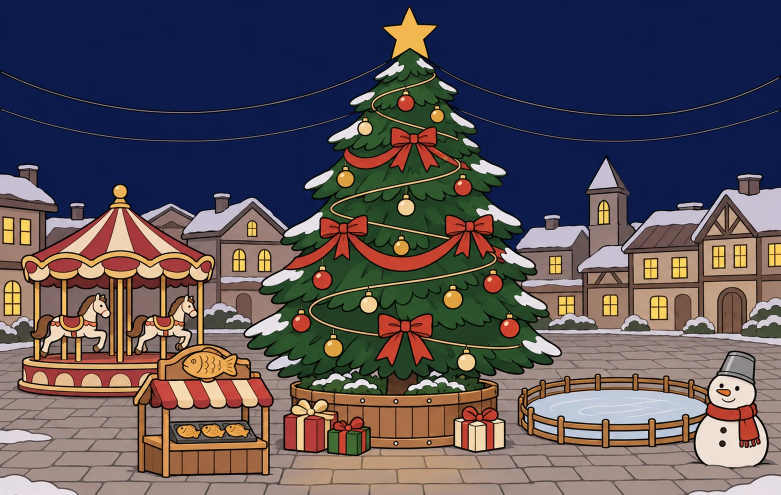
#> input picture web/plaza/xmas-night.webp, 1561 x 989 px, given in place of xmas-night-source-v2.png, which was not available (shown at 1/2 size)
$ python cut_plaza_sky.py
#> lines starting #> are read from the running program, lines starting #| are printed output that depends on the picture
#!/usr/bin/env python3
"""크리스마스 광장 풍경화(web/plaza/xmas-night.webp)의 하늘을 투명하게 뺀다. tasks/xmas-plaza-art.md 메모.

원본 assets/plaza/xmas-night-source-v2.png(1536×1024)에서 다시 만든다(웹 그림을 다시 읽으면 손실 압축이 겹친다):
가로 1561·세로 998로 줄이고, 위에 하늘 30px를 덧대고(맨 위 8줄 평균색), 아래 39px를 잘라 1561×989.

하늘 고르기: 하늘은 거의 한 색(남색 #0D1C49 근처)이라 위에서부터 채우지 않고 색으로 고른다 —
전구 줄 아래·건물 사이에 갇힌 하늘도 같이 빠진다. 하늘색과의 거리(RGB 유클리드)가
LO 이하면 투명, HI 이상이면 불투명, 그 사이는 부드럽게. 반투명 가장자리는 하늘색을 빼서
앞 색만 남긴다(어두운 하늘 테두리가 남지 않게). y 700 아래(땅·소품)는 건드리지 않는다.

쓰는 법:  python3 tools/cut_plaza_sky.py   (고양시 폴더에서) → web/plaza/xmas-night.webp
"""
import os
from PIL import Image

ROOT = os.path.join(os.path.dirname(os.path.abspath(__file__)), '..')
SRC = os.path.join(ROOT, 'assets', 'plaza', 'xmas-night-source-v2.png')
OUT = os.path.join(ROOT, 'web', 'plaza', 'xmas-night.webp')
W, H, SCALED_H, PAD_TOP = 1561, 989, 998, 30
SKY = (13, 28, 73)   # 원본 하늘 최빈색
LO, HI = 8, 40       # 하늘색과의 거리: LO 이하 투명, HI 이상 불투명
KEEP_Y = 700         # 이 줄부터 아래는 그대로


def landscape():
    src = Image.open(SRC).convert('RGB')
#> src is the input picture: PIL image 1561x989 RGB; mean R, G, B 89.7, 81.7, 87.5
    top = src.crop((0, 0, src.width, 8)).resize((1, 1), Image.BOX).getpixel((0, 0))
#> top = (12, 27, 76)
    scaled = src.resize((W, SCALED_H), Image.LANCZOS)
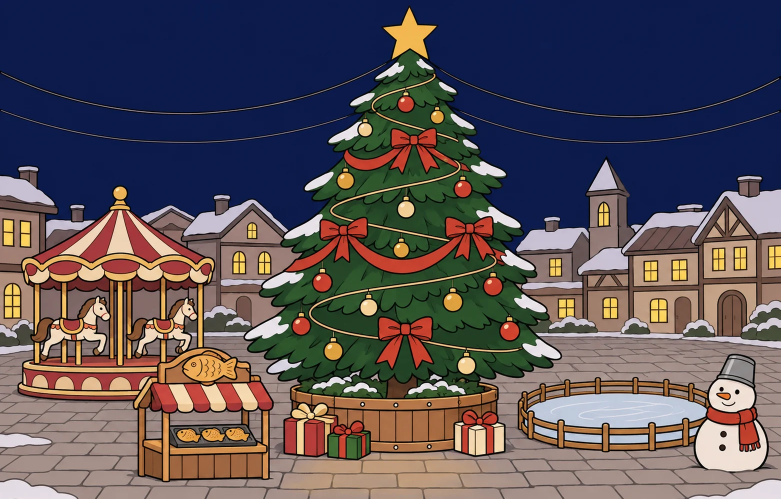
#> scaled: PIL image 1561x998 RGB (shown at 1/2 size); mean R, G, B 89.7, 81.7, 87.6
    im = Image.new('RGB', (W, H), top)
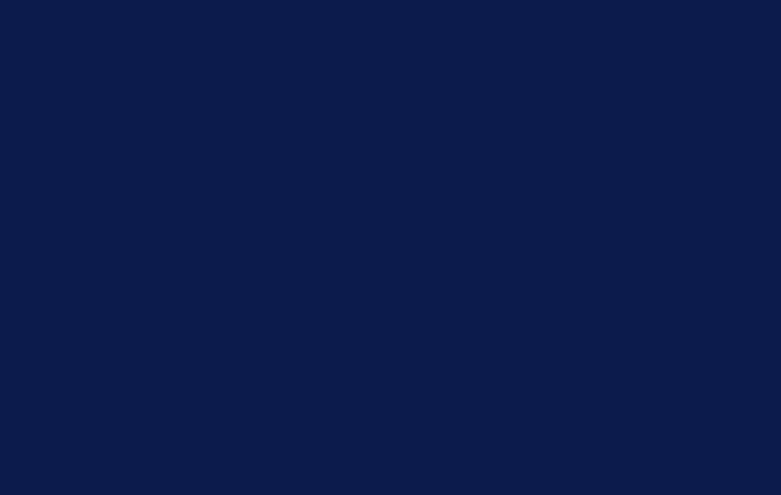
#> im: PIL image 1561x989 RGB (shown at 1/2 size); mean R, G, B 12, 27, 76
    im.paste(scaled.crop((0, 0, W, H - PAD_TOP)), (0, PAD_TOP))
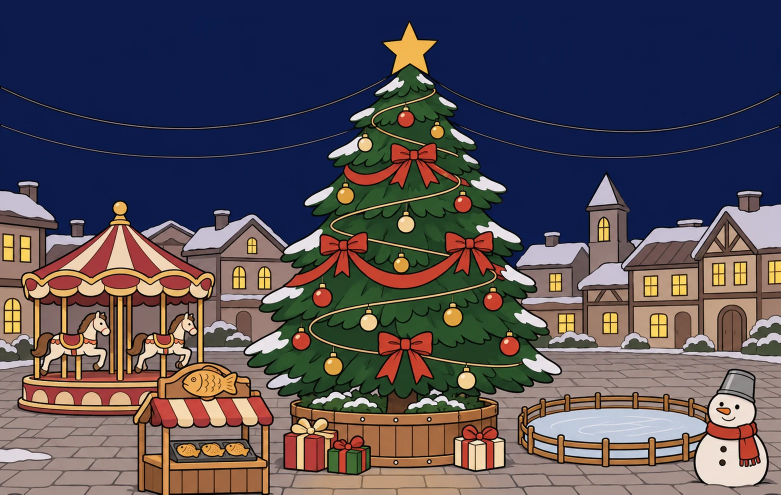
#> im: PIL image 1561x989 RGB (shown at 1/2 size); mean R, G, B 84.3, 77.4, 85.2
    return im


def cut_sky(im):
    rgba = im.convert('RGBA')
    px = rgba.load()
    for y in range(KEEP_Y):
        for x in range(im.width):
            r, g, b, _ = px[x, y]
            d = ((r - SKY[0]) ** 2 + (g - SKY[1]) ** 2 + (b - SKY[2]) ** 2) ** 0.5
            if d >= HI:
                continue
            if d <= LO:
                px[x, y] = (0, 0, 0, 0)
                continue
            a = (d - LO) / (HI - LO)
            # 반투명: 보이는 색 = a·앞색 + (1-a)·하늘 → 앞색을 되살린다
            fg = [min(255, max(0, round((c - (1 - a) * s) / a))) for c, s in zip((r, g, b), SKY)]
            px[x, y] = (*fg, round(a * 255))
    return rgba


def main():
    out = cut_sky(landscape())
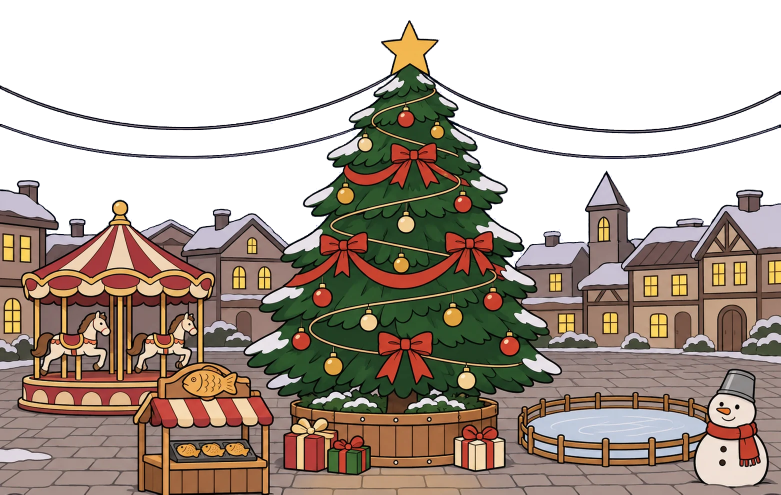
#> out: PIL image 1561x989 RGBA (shown at 1/2 size); mean R, G, B, A 80.2, 67.5, 56.6, 157.9; transparent parts drawn white
    out.save(OUT, 'WEBP', quality=86, method=6, exact=False)
    clear = sum(1 for a in out.getchannel('A').getdata() if a == 0)
#> clear = 578887
    print(f'{OUT}: {out.size} 투명 {clear}px ({clear / (W * H):.1%})')
#| tools/../web/plaza/xmas-night.webp: (1561, 989) 투명 578887px (37.5%)


if __name__ == '__main__':
    main()

$ run again, on tools/ref/xmas-day.webp
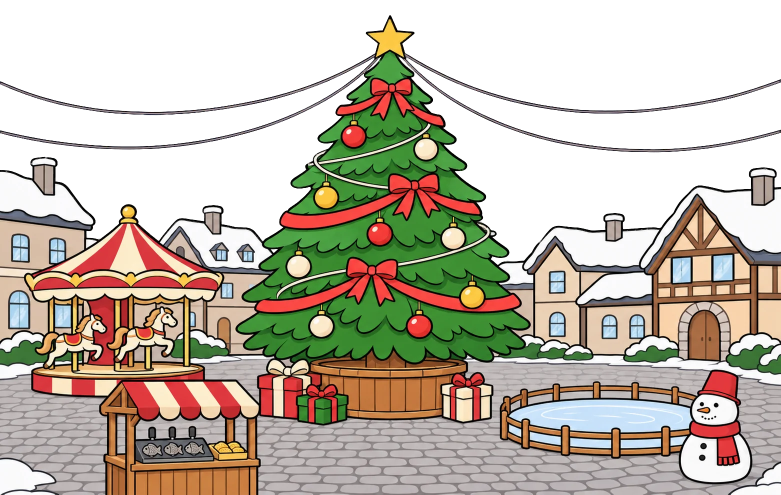
#> input picture tools/ref/xmas-day.webp, 1561 x 989 px, given in place of xmas-night-source-v2.png, which was not available (shown at 1/2 size)
#> in landscape, `src = Image.open(SRC).convert('RGB')`:
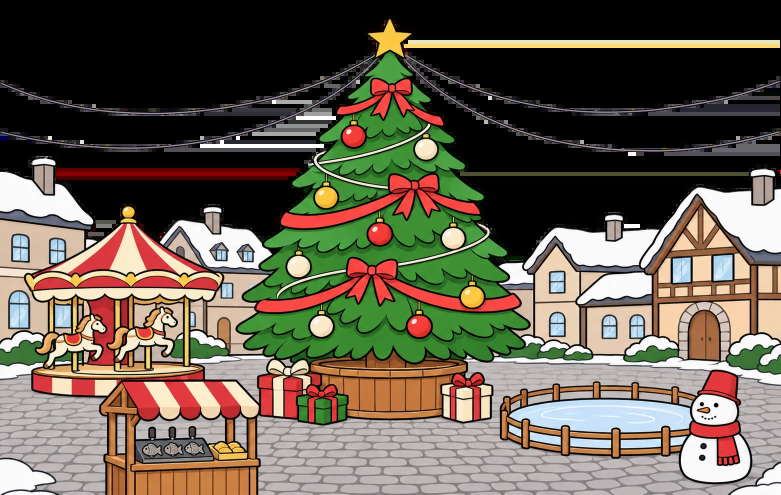
#> src: PIL image 1561x989 RGB (shown at 1/2 size); mean R, G, B 103.7, 94.9, 80.3
#> top = (0, 0, 0)
#> in landscape, `im.paste(scaled.crop((0, 0, W, H - PAD_TOP)), (0, PAD_TOP))`:
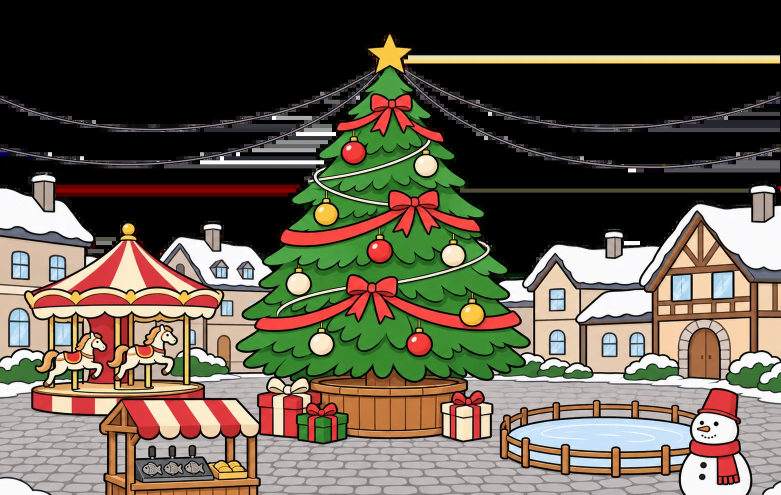
#> im: PIL image 1561x989 RGB (shown at 1/2 size); mean R, G, B 97.5, 89.4, 75.1
#> clear = 0
#| tools/../web/plaza/xmas-night.webp: (1561, 989) 투명 0px (0.0%)
